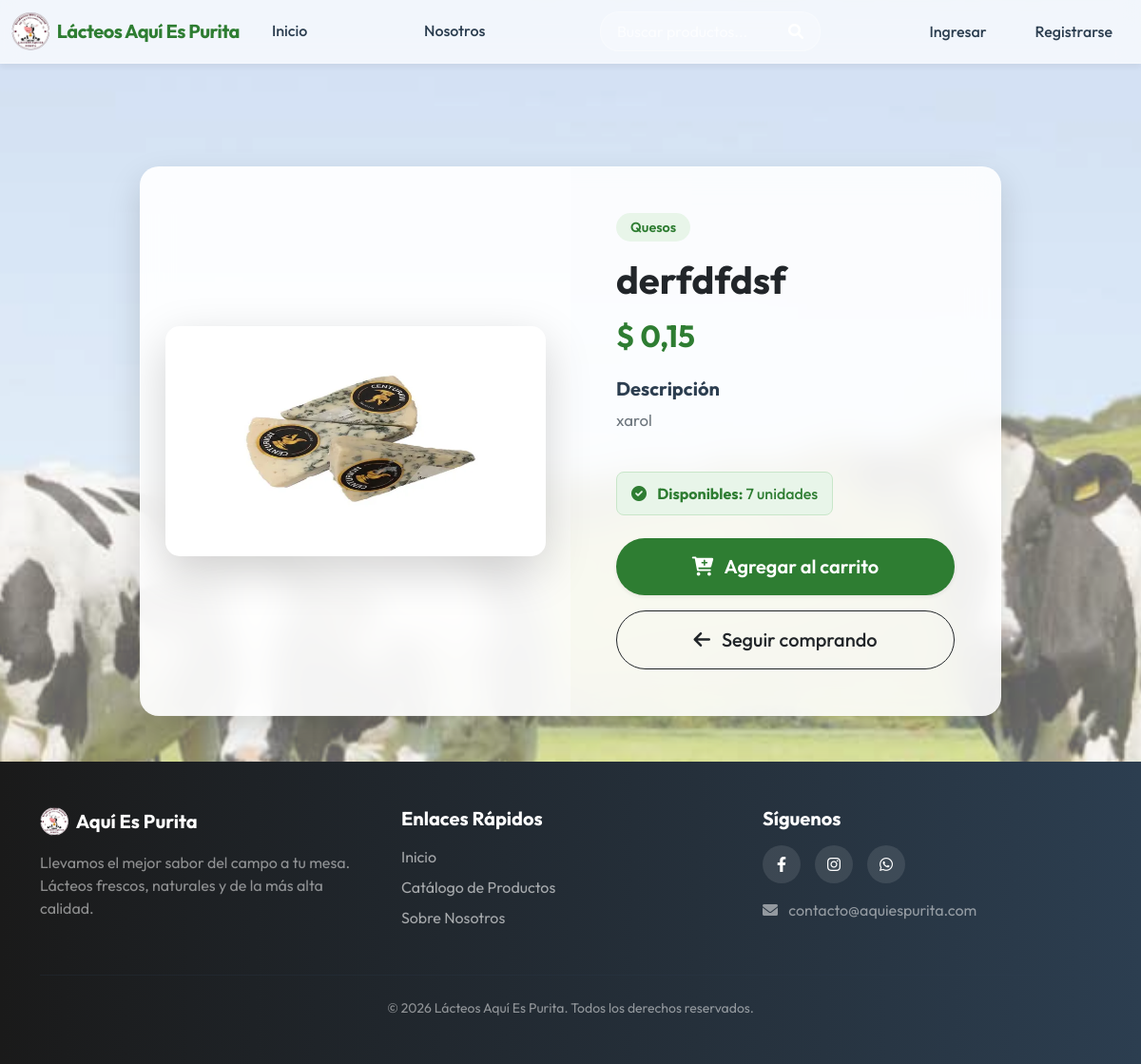
/producto/30/, run on the app's committed database.
### core/models.py (models this page shows, shortened)
class Producto(models.Model):
    nombre = models.CharField(max_length=100, verbose_name="Nombre del producto")
    codigo = models.CharField(max_length=50, unique=True, verbose_name="Código del producto")
    precio = models.DecimalField(
        max_digits=10,
        decimal_places=2,
        verbose_name="Precio",
        null=True,
        blank=True
    )
    descripcion = models.TextField(max_length=500, verbose_name="Descripción breve")
    descripcion = models.TextField(max_length=500, verbose_name="Descripción breve")
    categoria = models.ForeignKey(Categoria, on_delete=models.CASCADE, verbose_name="Categoría", related_name="productos")
    cantidad = models.PositiveIntegerField(default=0, verbose_name="Cantidad en inventario")
    imagen = models.ImageField(upload_to='productos/', blank=True, null=True)
    disponible = models.BooleanField(default=True, verbose_name="¿Está disponible?")

class Categoria(models.Model):
    nombre = models.CharField(max_length=100, unique=True, verbose_name="Nombre de la categoría")

### core/views.py (the view)
# urls.py: path("producto/<int:producto_id>/", product_detail, name="product_detail"),
def product_detail(request, producto_id):
    producto = get_object_or_404(Producto, id=producto_id)
    if request.headers.get('x-requested-with') == 'XMLHttpRequest':
        return render(request, "core/product_detail_fragment.html", {"producto": producto})
    return render(request, "core/product_detail.html", {"producto": producto})

### core/templates/core/product_detail.html (shortened to what this page needs)
{% extends 'core/base.html' %}
{% load static %}
{% block content %}
<div class="fixed-background" style="background-image: url('{% static 'core/img/vacas.png' %}');"></div>
<div class="container my-5" style="margin-top: 100px !important;">
    <div class="row justify-content-center">
        <div class="col-lg-10">
            <div class="product-detail-glass-card">
                <div class="row g-0">
                    <div class="col-md-6 product-img-section p-4">
                        <div class="img-wrapper shadow-lg">
                            {% if producto.imagen %}
                                <img src="{{ producto.imagen.url }}" alt="{{ producto.nombre }}" class="img-fluid product-main-img">
                            {% else %}
                                <img src="{% static 'core/img/default.png' %}" alt="Imagen por defecto" class="img-fluid product-main-img">
                            {% endif %}
                        </div>
                    </div>
                    <div class="col-md-6 p-5 d-flex flex-column justify-content-center detail-info-section">
                        <span class="badge detail-category-badge mb-3">{{ producto.categoria.nombre }}</span>
                        <h1 class="detail-title fw-bold text-dark mb-3">{{ producto.nombre }}</h1>
                        <h2 class="detail-price text-success fw-bold mb-4">$ {{ producto.precio|floatformat:2 }}</h2>
                        <div class="detail-description mb-4">
                            <h5 class="fw-bold mb-2">Descripción</h5>
                            <p class="text-muted">{{ producto.descripcion }}</p>
                        </div>
                        <div class="detail-stock mb-4">
                            {% if producto.cantidad > 0 %}
                                <div class="stock-status in-stock">
                                    <i class="fas fa-check-circle me-2"></i> <strong>Disponibles:</strong> {{ producto.cantidad }} unidades
                                </div>
                            {% else %}
                                <div class="stock-status out-of-stock">
                                    <i class="fas fa-times-circle me-2"></i> <strong>Agotado</strong> temporalmente
                                </div>
                            {% endif %}
                        </div>
                        <div class="mt-auto d-flex flex-column gap-3">
                            {% if producto.cantidad > 0 %}
                                <a href="{% url 'add_to_cart' producto.id %}" class="btn btn-add-cart-detail btn-lg w-100 shadow-sm">
                                    <i class="fas fa-cart-plus me-2"></i> Agregar al carrito
                                </a>
                            {% endif %}
                            <a href="{% url 'products' %}" class="btn btn-outline-dark btn-lg w-100 detail-back-btn">
                                <i class="fas fa-arrow-left me-2"></i> Seguir comprando
                            </a>
                        </div>
                    </div>
                </div>
            </div>
        </div>
    </div>
</div>
{% endblock %}

### core/static/core/css/estilos.css (style rules this page uses)
:root { --primary-green: #2e7d32; --hover-green: #1b5e20; --light-green: #e8f5e9; --text-dark: #2c3e50; --text-light: #6c757d; --bg-light: #f8f9fa; --glass-bg: rgba(255, 255, 255, 0.85); --glass-border: rgba(255, 255, 255, 0.2); --shadow-sm: 0 4px 6px rgba(0, 0, 0, 0.05); --shadow-md: 0 8px 16px rgba(0, 0, 0, 0.1); --shadow-lg: 0 15px 35px rgba(0, 0, 0, 0.15); --radius-md: 12px; --radius-lg: 20px; --transition: all 0.3s cubic-bezier(0.4, 0, 0.2, 1); }
body { margin: 0; font-family: 'Outfit', sans-serif; color: var(--text-dark); background-color: var(--bg-light); }
body { margin: 0; font-family: 'Outfit', sans-serif; padding-top: 75px; background-color: var(--bg-light); }

### core/templates/core/product_detail.html (style rules this page uses)
.fixed-background { position: fixed; top: 0; left: 0; right: 0; bottom: 0; background-size: cover; background-position: center; z-index: -1; opacity: 0.6; }
.product-detail-glass-card { background: var(--glass-bg, rgba(255, 255, 255, 0.85)); border-radius: var(--radius-lg, 20px); box-shadow: var(--shadow-lg, 0 15px 35px rgba(0,0,0,0.1)); backdrop-filter: blur(16px); border: 1px solid var(--glass-border, rgba(255,255,255,0.3)); overflow: hidden; transition: var(--transition, all 0.3s ease); }
.product-img-section { background: rgba(255,255,255,0.5); display: flex; align-items: center; justify-content: center; }
.img-wrapper { background: white; border-radius: 15px; padding: 20px; width: 100%; max-width: 400px; text-align: center; transition: transform 0.4s ease; }
.product-main-img { max-height: 400px; object-fit: contain; width: 100%; }
.detail-info-section { background: rgba(255, 255, 255, 0.2); }
.detail-category-badge { background-color: var(--light-green, #e8f5e9); color: var(--primary-green, #2e7d32); align-self: flex-start; padding: 8px 15px; border-radius: 20px; font-size: 0.9rem; font-weight: 600; }
.detail-title { font-size: 2.5rem; color: var(--text-dark, #2c3e50); line-height: 1.2; }
.detail-price { font-size: 2rem; color: var(--primary-green, #2e7d32) !important; }
.detail-description p { font-size: 1.05rem; line-height: 1.6; }
.stock-status { padding: 10px 15px; border-radius: 8px; font-weight: 500; display: inline-block; }
.stock-status.in-stock { background-color: #e8f5e9; color: #2e7d32; border: 1px solid #c8e6c9; }
.btn-add-cart-detail { background-color: var(--primary-green, #2e7d32); color: white; border: none; border-radius: 50px; font-weight: 600; padding: 15px; transition: var(--transition, all 0.3s ease); }
.detail-back-btn { border-radius: 50px; font-weight: 500; padding: 15px; }

### core/templates/core/base.html (style rules this page uses)
body { display: flex; flex-direction: column; min-height: 100vh; }

### data on the page
Producto: imagen (picture), categoria.nombre "Quesos", nombre "derfdfdsf", precio "0,15", descripcion "xarol", cantidad "7"
